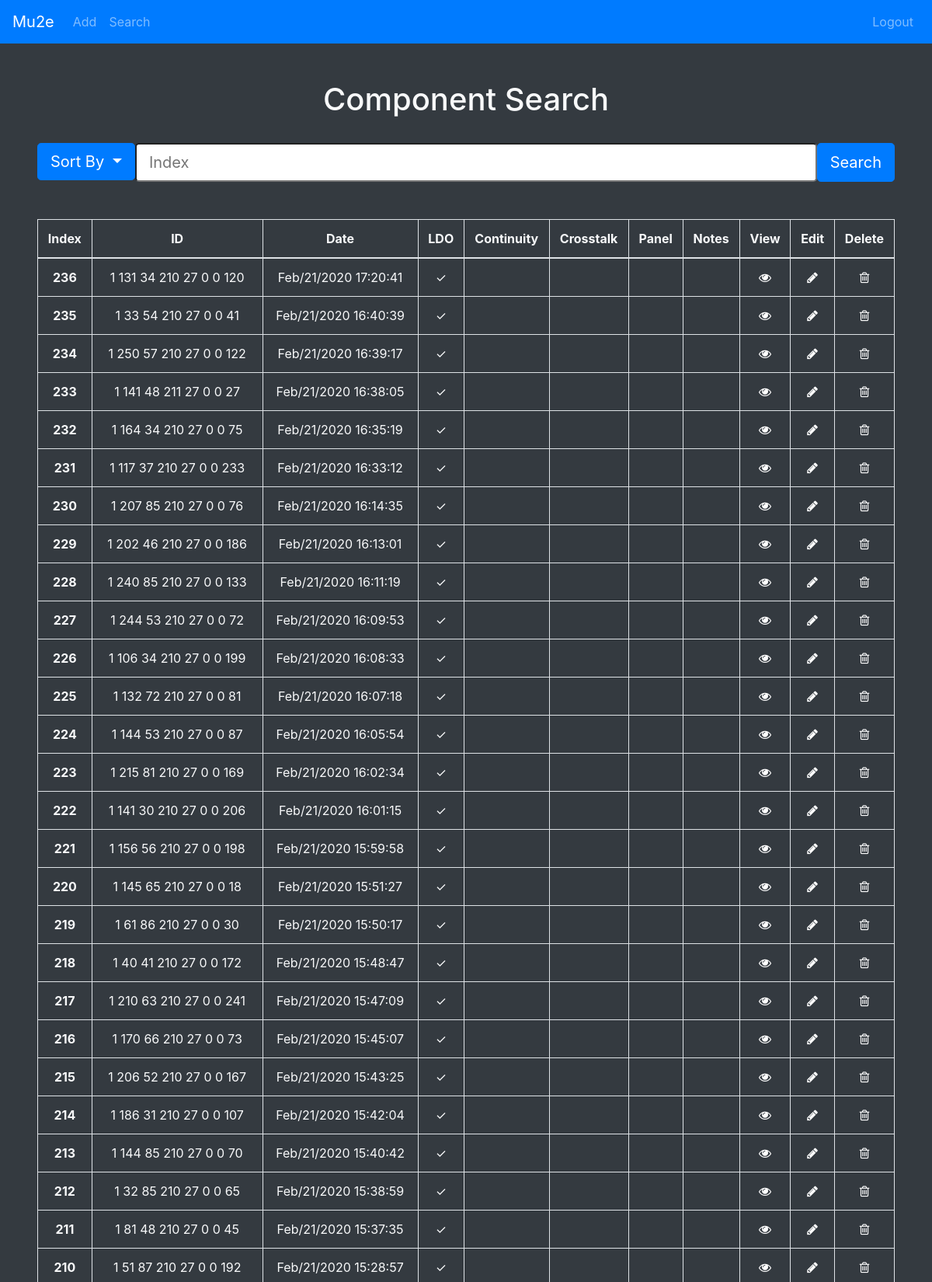
Screenshot of /search (upper part) with the database file from the repository.
### manager.py (models this page shows, shortened)
class DMB(db.Model):
    index = db.Column(db.String(80), unique=True, nullable=False, primary_key=True)
    date = db.Column(db.DateTime(), nullable=False)
    ldo = db.Column(db.String(1000))
    continuity = db.Column(db.String(1000))
    crosstalk = db.Column(db.String(1000))
    chipID = db.Column(db.String(80))
    panelNum = db.Column(db.String(80))
    notes = db.Column(db.String(20000))
    edits = db.Column(db.String(20000))

### manager.py (the view, shortened to what this page needs)
@app.route("/search", methods=["GET", "POST"])
def search():
    dmbs = DMB.query.order_by(DMB.date.desc()).all()
    query = None
    if "date" in request.form and request.form["index"] == "":
        dmbs = DMB.query.order_by(DMB.date).all()
    return render_template("search.html", dmbs=dmbs, query=query)

### manager.py (called while the page is built)
@app.template_filter('urlencode')
def urlencode_filter(s):
    if type(s) == 'Markup':
        s = s.unescape()
    s = s.encode('utf8')
    s = quote_plus(s)
    return Markup(s)

### templates/search.html (shortened to what this page needs)
<!doctype html>
<html lang="en">
<head>
    <link rel="stylesheet" href="https://stackpath.bootstrapcdn.com/bootstrap/4.4.1/css/bootstrap.min.css">
    <link href="//maxcdn.bootstrapcdn.com/font-awesome/4.7.0/css/font-awesome.min.css" rel="stylesheet">
</head>
<body class="text-light bg-dark">
<nav class="navbar navbar-expand-lg navbar-dark bg-primary">
    <a class="navbar-brand" href="/">Mu2e</a>
    <div class="collapse navbar-collapse" id="navbarSupportedContent">
        <ul class="navbar-nav mr-auto">
            <li class="nav-item">
                <a class="nav-link" data-toggle="dropdown" id="dropdownMenuButton">Add</a>
            </li>
            <li class="nav-item">
                <a class="nav-link" href="search">Search</a>
            </li>
        </ul>
    </div>
    <div class="navbar-collapse collapse w-100 order-3 dual-collapse2">
        <ul class="navbar-nav ml-auto">
            <li>
                <a class="nav-link navbar-right" href="logout">Logout</a>
            </li>
        </ul>
    </div>
</nav>
<br><br>
<h1 class="text-center">Component Search</h1>
<form method="POST" action="/search">
<br>
    <div class="d-flex justify-content-center">
        <div class="dropdown">
            <button class="btn btn-lg btn-primary dropdown-toggle ml-5" type="button" id="dropdownMenu" data-toggle="dropdown" aria-haspopup="true" aria-expanded="false">
                Sort By
            </button>
        </div>
        <input class="btn-block btn-lg" id="ex1" type="text" placeholder="Index" name="index">
        <input type="submit" class="btn btn-lg btn-primary mr-5" value="Search" name="search">
    </div>
</form>
<br>
<form>
    <br>
    {% if query == None %}
    <div class = "d-flex justify-content-center">
        {% if dmb == None %}
        <h3>There are currently no DMBs in the database.</h3>
        {% else %}
        <table class="table table-bordered ml-5 mr-5 text-light">
            <thead>
            <tr>
                <th class="text-center" scope="col">Index</th>
                <th class="text-center" scope="col">ID</th>
                <th class="text-center" scope="col">Date</th>
                <th class="text-center" scope="col">LDO</th>
                <th class="text-center" scope="col">Continuity</th>
                <th class="text-center" scope="col">Crosstalk</th>
                <th class="text-center" scope="col">Panel</th>
                <th class="text-center" scope="col">Notes</th>
                <th class="text-center" scope="col">View</th>
                <th class="text-center" scope="col">Edit</th>
                <th class="text-center" scope="col">Delete</th>
            </tr>
            </thead>
            <tbody>
            {% for dmb in dmbs %}
            <tr>
                <th class="text-center" scope="row">{{ dmb.index }}</th>
                {% if not dmb.chipID or dmb.chipID == "" %}
                <td class="text-center" scope="row"></td>
                {% else %}
                <td class="text-center" scope="row">{{ dmb.chipID }}</td>
                {% endif %}
                <td class="text-center" > {{ dmb.date.strftime("%b/%d/%Y %H:%M:%S") }} </td>
                {% if not dmb.ldo %}
                <td class="text-center" scope="row"></td>
                {% else %}
                <td class="text-center" scope="row">
                    &#10003;
                </td>
                {% endif %}
                {% if not dmb.continuity and dmb.continuity != "" %}
                <td class="text-center" scope="row"></td>
                {% elif dmb.continuity == "" %}
                <td class="text-success text-center">Pass</td>
                {% else %}
                <td class="text-danger text-center">Fail</td>
                {% endif %}
                {% if not dmb.crosstalk and dmb.crosstalk != "" %}
                <td class="text-center" scope="row"></td>
                {% elif dmb.crosstalk == "" %}
                <td class="text-success text-center">Pass</td>
                {% else %}
                <td class="text-danger text-center">Fail</td>
                {% endif %}
                {% if not dmb.panelNum %}
                <td class="text-center" scope="row"></td>
                {% else %}
                <td class="text-center" scope="row">{{ dmb.panelNum }}</td>
                {% endif %}
                {% if not dmb.notes %}
                <td class="text-center" scope="row"></td>
                {% else %}
                <td class="text-center" scope="row">
                    &#10003;
                </td>
                {% endif %}
                <td class="text-center" scope="row">
                    <a href="{{ '\vviewDMB\%s'%dmb.index | urlencode }}">
                        <i class="fa fa-eye text-white"></i>
                    </a>
                </td>
                <td class="text-center" scope="row">
                    <a href="{{ '\editDMB\%s'%dmb.index | urlencode }}">
                        <i class="fa fa-pencil text-white"></i>
                    </a>
                </td>
                <td class="text-center" scope="row">
                    <a href="{{ '\deleteDMB\%s'%dmb.index | urlencode }}">
                        <i class="fa fa-trash-o text-white"></i>
                    </a>
                </td>
            </tr>
            {% endfor %}
            </tbody>
        </table>
        {% endif %}
    </div>
    {% elif query == False %}
    <div class="d-flex justify-content-center">
        <h3>No Component Found</h3>
    </div>
    {% endif %}
</form>
</body>
</html>

### rows the page displays
DMB: index "236", chipID "1 131 34 210 27 0 0 120", date "Feb/21/2020 17:20:41"
DMB: index "235", chipID "1 33 54 210 27 0 0 41", date "Feb/21/2020 16:40:39"
DMB: index "234", chipID "1 250 57 210 27 0 0 122", date "Feb/21/2020 16:39:17"
DMB: index "233", chipID "1 141 48 211 27 0 0 27", date "Feb/21/2020 16:38:05"
DMB: index "232", chipID "1 164 34 210 27 0 0 75", date "Feb/21/2020 16:35:19"
DMB: index "231", chipID "1 117 37 210 27 0 0 233", date "Feb/21/2020 16:33:12"
DMB: index "230", chipID "1 207 85 210 27 0 0 76", date "Feb/21/2020 16:14:35"
DMB: index "229", chipID "1 202 46 210 27 0 0 186", date "Feb/21/2020 16:13:01"
DMB: index "228", chipID "1 240 85 210 27 0 0 133", date "Feb/21/2020 16:11:19"
DMB: index "227", chipID "1 244 53 210 27 0 0 72", date "Feb/21/2020 16:09:53"
DMB: index "226", chipID "1 106 34 210 27 0 0 199", date "Feb/21/2020 16:08:33"
DMB: index "225", chipID "1 132 72 210 27 0 0 81", date "Feb/21/2020 16:07:18"
DMB: index "224", chipID "1 144 53 210 27 0 0 87", date "Feb/21/2020 16:05:54"
DMB: index "223", chipID "1 215 81 210 27 0 0 169", date "Feb/21/2020 16:02:34"
DMB: index "222", chipID "1 141 30 210 27 0 0 206", date "Feb/21/2020 16:01:15"
DMB: index "221", chipID "1 156 56 210 27 0 0 198", date "Feb/21/2020 15:59:58"
DMB: index "220", chipID "1 145 65 210 27 0 0 18", date "Feb/21/2020 15:51:27"
DMB: index "219", chipID "1 61 86 210 27 0 0 30", date "Feb/21/2020 15:50:17"
DMB: index "218", chipID "1 40 41 210 27 0 0 172", date "Feb/21/2020 15:48:47"
DMB: index "217", chipID "1 210 63 210 27 0 0 241", date "Feb/21/2020 15:47:09"
DMB: index "216", chipID "1 170 66 210 27 0 0 73", date "Feb/21/2020 15:45:07"
DMB: index "215", chipID "1 206 52 210 27 0 0 167", date "Feb/21/2020 15:43:25"
DMB: index "214", chipID "1 186 31 210 27 0 0 107", date "Feb/21/2020 15:42:04"
DMB: index "213", chipID "1 144 85 210 27 0 0 70", date "Feb/21/2020 15:40:42"
DMB: index "212", chipID "1 32 85 210 27 0 0 65", date "Feb/21/2020 15:38:59"
DMB: index "211", chipID "1 81 48 210 27 0 0 45", date "Feb/21/2020 15:37:35"
DMB: index "210", chipID "1 51 87 210 27 0 0 192", date "Feb/21/2020 15:28:57"
